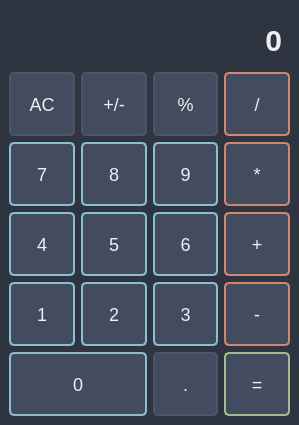
<?xml version="1.0" encoding="UTF-8"?>
<ui version="4.0">
 <class>Calculator</class>
 <widget class="QMainWindow" name="Calculator">
  <property name="geometry">
   <rect>
    <x>0</x>
    <y>0</y>
    <width>299</width>
    <height>420</height>
   </rect>
  </property>
  <property name="sizePolicy">
   <sizepolicy hsizetype="Minimum" vsizetype="Minimum">
    <horstretch>0</horstretch>
    <verstretch>0</verstretch>
   </sizepolicy>
  </property>
  <property name="windowTitle">
   <string>Calculator</string>
  </property>
  <widget class="QWidget" name="centralwidget">
   <property name="styleSheet">
    <string notr="true">QWidget {
    background-color: #2e3440; /* Dark background */
    color: #eceff4; /* Light text */
    font-family: Arial, sans-serif;
    font-size: 16px;
}</string>
   </property>
   <layout class="QGridLayout" name="gridLayout">
    <item row="1" column="1">
     <widget class="QPushButton" name="ChangeSign">
      <property name="sizePolicy">
       <sizepolicy hsizetype="Minimum" vsizetype="Minimum">
        <horstretch>0</horstretch>
        <verstretch>0</verstretch>
       </sizepolicy>
      </property>
      <property name="font">
       <font>
        <family>Arial</family>
        <pointsize>-1</pointsize>
        <italic>false</italic>
        <bold>false</bold>
       </font>
      </property>
      <property name="styleSheet">
       <string notr="true">QPushButton {
    background-color: #434c5e; /* Button background */
    color: #eceff4; /* Text color */
    border: 2px solid #4c566a; /* Gray border */
    border-radius: 5px;
    padding: 10px;
    font-size: 18px;
    min-width: 40px;
    min-height: 40px;
}

QPushButton:hover {
    background-color: #4c566a; /* Gray hover effect */
    border-color: #5e6775; /* Slightly lighter gray border on hover */
}

QPushButton:pressed {
    background-color: #5e6775; /* Lighter gray for pressed effect */
    border-color: #4c566a; /* Original gray border */
}
</string>
      </property>
      <property name="text">
       <string>+/-</string>
      </property>
     </widget>
    </item>
    <item row="4" column="2">
     <widget class="QPushButton" name="Button3">
      <property name="sizePolicy">
       <sizepolicy hsizetype="Minimum" vsizetype="Minimum">
        <horstretch>0</horstretch>
        <verstretch>0</verstretch>
       </sizepolicy>
      </property>
      <property name="font">
       <font>
        <family>Arial</family>
        <pointsize>-1</pointsize>
        <italic>false</italic>
        <bold>false</bold>
       </font>
      </property>
      <property name="styleSheet">
       <string notr="true">QPushButton {
    background-color: #434c5e; /* Button background */
    color: #eceff4; /* Text color */
    border: 2px solid #88c0d0; /* Blue border */
    border-radius: 5px;
    padding: 10px;
    font-size: 18px;
    min-width: 40px;
    min-height: 40px;
}

QPushButton:hover {
    background-color: #5e81ac; /* Hover effect */
}

QPushButton:pressed {
    background-color: #88c0d0; /* Pressed effect */
    border-color: #5e81ac;
}
</string>
      </property>
      <property name="text">
       <string>3</string>
      </property>
     </widget>
    </item>
    <item row="3" column="0">
     <widget class="QPushButton" name="Button4">
      <property name="sizePolicy">
       <sizepolicy hsizetype="Minimum" vsizetype="Minimum">
        <horstretch>0</horstretch>
        <verstretch>0</verstretch>
       </sizepolicy>
      </property>
      <property name="font">
       <font>
        <family>Arial</family>
        <pointsize>-1</pointsize>
        <italic>false</italic>
        <bold>false</bold>
       </font>
      </property>
      <property name="styleSheet">
       <string notr="true">QPushButton {
    background-color: #434c5e; /* Button background */
    color: #eceff4; /* Text color */
    border: 2px solid #88c0d0; /* Blue border */
    border-radius: 5px;
    padding: 10px;
    font-size: 18px;
    min-width: 40px;
    min-height: 40px;
}

QPushButton:hover {
    background-color: #5e81ac; /* Hover effect */
}

QPushButton:pressed {
    background-color: #88c0d0; /* Pressed effect */
    border-color: #5e81ac;
}
</string>
      </property>
      <property name="text">
       <string>4</string>
      </property>
     </widget>
    </item>
    <item row="1" column="2">
     <widget class="QPushButton" name="Percenttage">
      <property name="sizePolicy">
       <sizepolicy hsizetype="Minimum" vsizetype="Minimum">
        <horstretch>0</horstretch>
        <verstretch>0</verstretch>
       </sizepolicy>
      </property>
      <property name="font">
       <font>
        <family>Arial</family>
        <pointsize>-1</pointsize>
        <bold>false</bold>
       </font>
      </property>
      <property name="styleSheet">
       <string notr="true">QPushButton {
    background-color: #434c5e; /* Button background */
    color: #eceff4; /* Text color */
    border: 2px solid #4c566a; /* Gray border */
    border-radius: 5px;
    padding: 10px;
    font-size: 18px;
    min-width: 40px;
    min-height: 40px;
}

QPushButton:hover {
    background-color: #4c566a; /* Gray hover effect */
    border-color: #5e6775; /* Slightly lighter gray border on hover */
}

QPushButton:pressed {
    background-color: #5e6775; /* Lighter gray for pressed effect */
    border-color: #4c566a; /* Original gray border */
}
</string>
      </property>
      <property name="text">
       <string>%</string>
      </property>
     </widget>
    </item>
    <item row="1" column="0">
     <widget class="QPushButton" name="Clear">
      <property name="sizePolicy">
       <sizepolicy hsizetype="Minimum" vsizetype="Minimum">
        <horstretch>0</horstretch>
        <verstretch>0</verstretch>
       </sizepolicy>
      </property>
      <property name="font">
       <font>
        <family>Arial</family>
        <pointsize>-1</pointsize>
        <italic>false</italic>
        <bold>false</bold>
       </font>
      </property>
      <property name="styleSheet">
       <string notr="true">QPushButton {
    background-color: #434c5e; /* Button background */
    color: #eceff4; /* Text color */
    border: 2px solid #4c566a; /* Gray border */
    border-radius: 5px;
    padding: 10px;
    font-size: 18px;
    min-width: 40px;
    min-height: 40px;
}

QPushButton:hover {
    background-color: #4c566a; /* Gray hover effect */
    border-color: #5e6775; /* Slightly lighter gray border on hover */
}

QPushButton:pressed {
    background-color: #5e6775; /* Lighter gray for pressed effect */
    border-color: #4c566a; /* Original gray border */
}
</string>
      </property>
      <property name="text">
       <string>AC</string>
      </property>
     </widget>
    </item>
    <item row="4" column="0">
     <widget class="QPushButton" name="Button1">
      <property name="sizePolicy">
       <sizepolicy hsizetype="Minimum" vsizetype="Minimum">
        <horstretch>0</horstretch>
        <verstretch>0</verstretch>
       </sizepolicy>
      </property>
      <property name="font">
       <font>
        <family>Arial</family>
        <pointsize>-1</pointsize>
        <italic>false</italic>
        <bold>false</bold>
       </font>
      </property>
      <property name="styleSheet">
       <string notr="true">QPushButton {
    background-color: #434c5e; /* Button background */
    color: #eceff4; /* Text color */
    border: 2px solid #88c0d0; /* Blue border */
    border-radius: 5px;
    padding: 10px;
    font-size: 18px;
    min-width: 40px;
    min-height: 40px;
}

QPushButton:hover {
    background-color: #5e81ac; /* Hover effect */
}

QPushButton:pressed {
    background-color: #88c0d0; /* Pressed effect */
    border-color: #5e81ac;
}
</string>
      </property>
      <property name="text">
       <string>1</string>
      </property>
     </widget>
    </item>
    <item row="4" column="3">
     <widget class="QPushButton" name="Substract">
      <property name="sizePolicy">
       <sizepolicy hsizetype="Minimum" vsizetype="Minimum">
        <horstretch>0</horstretch>
        <verstretch>0</verstretch>
       </sizepolicy>
      </property>
      <property name="font">
       <font>
        <family>Arial</family>
        <pointsize>-1</pointsize>
        <italic>false</italic>
        <bold>false</bold>
       </font>
      </property>
      <property name="styleSheet">
       <string notr="true">QPushButton {
    background-color: #434c5e; /* Button background */
    color: #eceff4; /* Text color */
    border: 2px solid #d08770; /* Light orange border */
    border-radius: 5px;
    padding: 10px;
    font-size: 18px;
    min-width: 40px;
    min-height: 40px;
}

QPushButton:hover {
    background-color: #d08770; /* Light orange hover effect */
    border-color: #e5b680; /* Softer orange border on hover */
}

QPushButton:pressed {
    background-color: #e5b680; /* Lighter orange for pressed effect */
    border-color: #d08770; /* Return to original orange border */
}
</string>
      </property>
      <property name="text">
       <string>-</string>
      </property>
     </widget>
    </item>
    <item row="2" column="3">
     <widget class="QPushButton" name="Multiply">
      <property name="sizePolicy">
       <sizepolicy hsizetype="Minimum" vsizetype="Minimum">
        <horstretch>0</horstretch>
        <verstretch>0</verstretch>
       </sizepolicy>
      </property>
      <property name="font">
       <font>
        <family>Arial</family>
        <pointsize>-1</pointsize>
        <italic>false</italic>
        <bold>false</bold>
       </font>
      </property>
      <property name="styleSheet">
       <string notr="true">QPushButton {
    background-color: #434c5e; /* Button background */
    color: #eceff4; /* Text color */
    border: 2px solid #d08770; /* Light orange border */
    border-radius: 5px;
    padding: 10px;
    font-size: 18px;
    min-width: 40px;
    min-height: 40px;
}

QPushButton:hover {
    background-color: #d08770; /* Light orange hover effect */
    border-color: #e5b680; /* Softer orange border on hover */
}

QPushButton:pressed {
    background-color: #e5b680; /* Lighter orange for pressed effect */
    border-color: #d08770; /* Return to original orange border */
}
</string>
      </property>
      <property name="text">
       <string>*</string>
      </property>
     </widget>
    </item>
    <item row="3" column="3">
     <widget class="QPushButton" name="Add">
      <property name="sizePolicy">
       <sizepolicy hsizetype="Minimum" vsizetype="Minimum">
        <horstretch>0</horstretch>
        <verstretch>0</verstretch>
       </sizepolicy>
      </property>
      <property name="font">
       <font>
        <family>Arial</family>
        <pointsize>-1</pointsize>
        <italic>false</italic>
        <bold>false</bold>
       </font>
      </property>
      <property name="styleSheet">
       <string notr="true">QPushButton {
    background-color: #434c5e; /* Button background */
    color: #eceff4; /* Text color */
    border: 2px solid #d08770; /* Light orange border */
    border-radius: 5px;
    padding: 10px;
    font-size: 18px;
    min-width: 40px;
    min-height: 40px;
}

QPushButton:hover {
    background-color: #d08770; /* Light orange hover effect */
    border-color: #e5b680; /* Softer orange border on hover */
}

QPushButton:pressed {
    background-color: #e5b680; /* Lighter orange for pressed effect */
    border-color: #d08770; /* Return to original orange border */
}
</string>
      </property>
      <property name="text">
       <string>+</string>
      </property>
     </widget>
    </item>
    <item row="2" column="0">
     <widget class="QPushButton" name="Button7">
      <property name="sizePolicy">
       <sizepolicy hsizetype="Minimum" vsizetype="Minimum">
        <horstretch>0</horstretch>
        <verstretch>0</verstretch>
       </sizepolicy>
      </property>
      <property name="font">
       <font>
        <family>Arial</family>
        <pointsize>-1</pointsize>
        <italic>false</italic>
        <bold>false</bold>
       </font>
      </property>
      <property name="styleSheet">
       <string notr="true">QPushButton {
    background-color: #434c5e; /* Button background */
    color: #eceff4; /* Text color */
    border: 2px solid #88c0d0; /* Blue border */
    border-radius: 5px;
    padding: 10px;
    font-size: 18px;
    min-width: 40px;
    min-height: 40px;
}

QPushButton:hover {
    background-color: #5e81ac; /* Hover effect */
}

QPushButton:pressed {
    background-color: #88c0d0; /* Pressed effect */
    border-color: #5e81ac;
}
</string>
      </property>
      <property name="text">
       <string>7</string>
      </property>
     </widget>
    </item>
    <item row="5" column="3">
     <widget class="QPushButton" name="Equal">
      <property name="sizePolicy">
       <sizepolicy hsizetype="Minimum" vsizetype="Minimum">
        <horstretch>0</horstretch>
        <verstretch>0</verstretch>
       </sizepolicy>
      </property>
      <property name="font">
       <font>
        <family>Arial</family>
        <pointsize>-1</pointsize>
        <italic>false</italic>
        <bold>false</bold>
       </font>
      </property>
      <property name="styleSheet">
       <string notr="true">QPushButton {
    background-color: #434c5e; /* Button background */
    color: #eceff4; /* Text color */
    border: 2px solid #a3be8c; /* Light green border */
    border-radius: 5px;
    padding: 10px;
    font-size: 18px;
    min-width: 40px;
    min-height: 40px;
}

QPushButton:hover {
    background-color: #a3be8c; /* Light green hover effect */
    border-color: #b5d19a; /* Softer green border on hover */
}

QPushButton:pressed {
    background-color: #b5d19a; /* Lighter green for pressed effect */
    border-color: #a3be8c; /* Original light green border */
}
</string>
      </property>
      <property name="text">
       <string>=</string>
      </property>
     </widget>
    </item>
    <item row="2" column="1">
     <widget class="QPushButton" name="Button8">
      <property name="sizePolicy">
       <sizepolicy hsizetype="Minimum" vsizetype="Minimum">
        <horstretch>0</horstretch>
        <verstretch>0</verstretch>
       </sizepolicy>
      </property>
      <property name="font">
       <font>
        <family>Arial</family>
        <pointsize>-1</pointsize>
        <italic>false</italic>
        <bold>false</bold>
       </font>
      </property>
      <property name="styleSheet">
       <string notr="true">QPushButton {
    background-color: #434c5e; /* Button background */
    color: #eceff4; /* Text color */
    border: 2px solid #88c0d0; /* Blue border */
    border-radius: 5px;
    padding: 10px;
    font-size: 18px;
    min-width: 40px;
    min-height: 40px;
}

QPushButton:hover {
    background-color: #5e81ac; /* Hover effect */
}

QPushButton:pressed {
    background-color: #88c0d0; /* Pressed effect */
    border-color: #5e81ac;
}
</string>
      </property>
      <property name="text">
       <string>8</string>
      </property>
     </widget>
    </item>
    <item row="5" column="0" colspan="2">
     <widget class="QPushButton" name="Button0">
      <property name="sizePolicy">
       <sizepolicy hsizetype="Minimum" vsizetype="Minimum">
        <horstretch>0</horstretch>
        <verstretch>0</verstretch>
       </sizepolicy>
      </property>
      <property name="font">
       <font>
        <family>Arial</family>
        <pointsize>-1</pointsize>
        <italic>false</italic>
        <bold>false</bold>
       </font>
      </property>
      <property name="styleSheet">
       <string notr="true">QPushButton {
    background-color: #434c5e; /* Button background */
    color: #eceff4; /* Text color */
    border: 2px solid #88c0d0; /* Blue border */
    border-radius: 5px;
    padding: 10px;
    font-size: 18px;
    min-width: 40px;
    min-height: 40px;
}

QPushButton:hover {
    background-color: #5e81ac; /* Hover effect */
}

QPushButton:pressed {
    background-color: #88c0d0; /* Pressed effect */
    border-color: #5e81ac;
}
</string>
      </property>
      <property name="text">
       <string>0</string>
      </property>
     </widget>
    </item>
    <item row="2" column="2">
     <widget class="QPushButton" name="Button9">
      <property name="sizePolicy">
       <sizepolicy hsizetype="Minimum" vsizetype="Minimum">
        <horstretch>0</horstretch>
        <verstretch>0</verstretch>
       </sizepolicy>
      </property>
      <property name="font">
       <font>
        <family>Arial</family>
        <pointsize>-1</pointsize>
        <italic>false</italic>
        <bold>false</bold>
       </font>
      </property>
      <property name="styleSheet">
       <string notr="true">QPushButton {
    background-color: #434c5e; /* Button background */
    color: #eceff4; /* Text color */
    border: 2px solid #88c0d0; /* Blue border */
    border-radius: 5px;
    padding: 10px;
    font-size: 18px;
    min-width: 40px;
    min-height: 40px;
}

QPushButton:hover {
    background-color: #5e81ac; /* Hover effect */
}

QPushButton:pressed {
    background-color: #88c0d0; /* Pressed effect */
    border-color: #5e81ac;
}
</string>
      </property>
      <property name="text">
       <string>9</string>
      </property>
     </widget>
    </item>
    <item row="3" column="1">
     <widget class="QPushButton" name="Button5">
      <property name="sizePolicy">
       <sizepolicy hsizetype="Minimum" vsizetype="Minimum">
        <horstretch>0</horstretch>
        <verstretch>0</verstretch>
       </sizepolicy>
      </property>
      <property name="font">
       <font>
        <family>Arial</family>
        <pointsize>-1</pointsize>
        <italic>false</italic>
        <bold>false</bold>
       </font>
      </property>
      <property name="styleSheet">
       <string notr="true">QPushButton {
    background-color: #434c5e; /* Button background */
    color: #eceff4; /* Text color */
    border: 2px solid #88c0d0; /* Blue border */
    border-radius: 5px;
    padding: 10px;
    font-size: 18px;
    min-width: 40px;
    min-height: 40px;
}

QPushButton:hover {
    background-color: #5e81ac; /* Hover effect */
}

QPushButton:pressed {
    background-color: #88c0d0; /* Pressed effect */
    border-color: #5e81ac;
}
</string>
      </property>
      <property name="text">
       <string>5</string>
      </property>
     </widget>
    </item>
    <item row="5" column="2">
     <widget class="QPushButton" name="Point">
      <property name="sizePolicy">
       <sizepolicy hsizetype="Minimum" vsizetype="Minimum">
        <horstretch>0</horstretch>
        <verstretch>0</verstretch>
       </sizepolicy>
      </property>
      <property name="font">
       <font>
        <family>Arial</family>
        <pointsize>-1</pointsize>
        <bold>false</bold>
       </font>
      </property>
      <property name="styleSheet">
       <string notr="true">QPushButton {
    background-color: #434c5e; /* Button background */
    color: #eceff4; /* Text color */
    border: 2px solid #4c566a; /* Gray border */
    border-radius: 5px;
    padding: 10px;
    font-size: 18px;
    min-width: 40px;
    min-height: 40px;
}

QPushButton:hover {
    background-color: #4c566a; /* Gray hover effect */
    border-color: #5e6775; /* Slightly lighter gray border on hover */
}

QPushButton:pressed {
    background-color: #5e6775; /* Lighter gray for pressed effect */
    border-color: #4c566a; /* Original gray border */
}
</string>
      </property>
      <property name="text">
       <string>.</string>
      </property>
     </widget>
    </item>
    <item row="1" column="3">
     <widget class="QPushButton" name="Divide">
      <property name="sizePolicy">
       <sizepolicy hsizetype="Minimum" vsizetype="Minimum">
        <horstretch>0</horstretch>
        <verstretch>0</verstretch>
       </sizepolicy>
      </property>
      <property name="font">
       <font>
        <family>Arial</family>
        <pointsize>-1</pointsize>
        <italic>false</italic>
        <bold>false</bold>
       </font>
      </property>
      <property name="styleSheet">
       <string notr="true">QPushButton {
    background-color: #434c5e; /* Button background */
    color: #eceff4; /* Text color */
    border: 2px solid #d08770; /* Light orange border */
    border-radius: 5px;
    padding: 10px;
    font-size: 18px;
    min-width: 40px;
    min-height: 40px;
}

QPushButton:hover {
    background-color: #d08770; /* Light orange hover effect */
    border-color: #e5b680; /* Softer orange border on hover */
}

QPushButton:pressed {
    background-color: #e5b680; /* Lighter orange for pressed effect */
    border-color: #d08770; /* Return to original orange border */
}
</string>
      </property>
      <property name="text">
       <string>/</string>
      </property>
     </widget>
    </item>
    <item row="3" column="2">
     <widget class="QPushButton" name="Button6">
      <property name="sizePolicy">
       <sizepolicy hsizetype="Minimum" vsizetype="Minimum">
        <horstretch>0</horstretch>
        <verstretch>0</verstretch>
       </sizepolicy>
      </property>
      <property name="font">
       <font>
        <family>Arial</family>
        <pointsize>-1</pointsize>
        <italic>false</italic>
        <bold>false</bold>
       </font>
      </property>
      <property name="styleSheet">
       <string notr="true">QPushButton {
    background-color: #434c5e; /* Button background */
    color: #eceff4; /* Text color */
    border: 2px solid #88c0d0; /* Blue border */
    border-radius: 5px;
    padding: 10px;
    font-size: 18px;
    min-width: 40px;
    min-height: 40px;
}

QPushButton:hover {
    background-color: #5e81ac; /* Hover effect */
}

QPushButton:pressed {
    background-color: #88c0d0; /* Pressed effect */
    border-color: #5e81ac;
}
</string>
      </property>
      <property name="text">
       <string>6</string>
      </property>
     </widget>
    </item>
    <item row="4" column="1">
     <widget class="QPushButton" name="Button2">
      <property name="sizePolicy">
       <sizepolicy hsizetype="Minimum" vsizetype="Minimum">
        <horstretch>0</horstretch>
        <verstretch>0</verstretch>
       </sizepolicy>
      </property>
      <property name="font">
       <font>
        <family>Arial</family>
        <pointsize>-1</pointsize>
        <italic>false</italic>
        <bold>false</bold>
       </font>
      </property>
      <property name="styleSheet">
       <string notr="true">QPushButton {
    background-color: #434c5e; /* Button background */
    color: #eceff4; /* Text color */
    border: 2px solid #88c0d0; /* Blue border */
    border-radius: 5px;
    padding: 10px;
    font-size: 18px;
    min-width: 40px;
    min-height: 40px;
}

QPushButton:hover {
    background-color: #5e81ac; /* Hover effect */
}

QPushButton:pressed {
    background-color: #88c0d0; /* Pressed effect */
    border-color: #5e81ac;
}
</string>
      </property>
      <property name="text">
       <string>2</string>
      </property>
     </widget>
    </item>
    <item row="0" column="0" colspan="4">
     <widget class="QLabel" name="Display">
      <property name="sizePolicy">
       <sizepolicy hsizetype="Minimum" vsizetype="Minimum">
        <horstretch>0</horstretch>
        <verstretch>0</verstretch>
       </sizepolicy>
      </property>
      <property name="font">
       <font>
        <family>Arial</family>
        <pointsize>-1</pointsize>
        <italic>false</italic>
        <bold>true</bold>
       </font>
      </property>
      <property name="styleSheet">
       <string notr="true">QLabel {
    font-family: Arial; /* Arial font */
    font-size: 30px; /* Bigger text size */
    font-weight: bold; /* Bold text */
    color: #eceff4; /* Light text color to match the theme */
    background-color: transparent; /* Transparent background */
    padding-top: 5px;
}
</string>
      </property>
      <property name="text">
       <string>0</string>
      </property>
      <property name="alignment">
       <set>Qt::AlignmentFlag::AlignBottom|Qt::AlignmentFlag::AlignRight|Qt::AlignmentFlag::AlignTrailing</set>
      </property>
     </widget>
    </item>
   </layout>
  </widget>
 </widget>
 <resources/>
 <connections/>
</ui>
